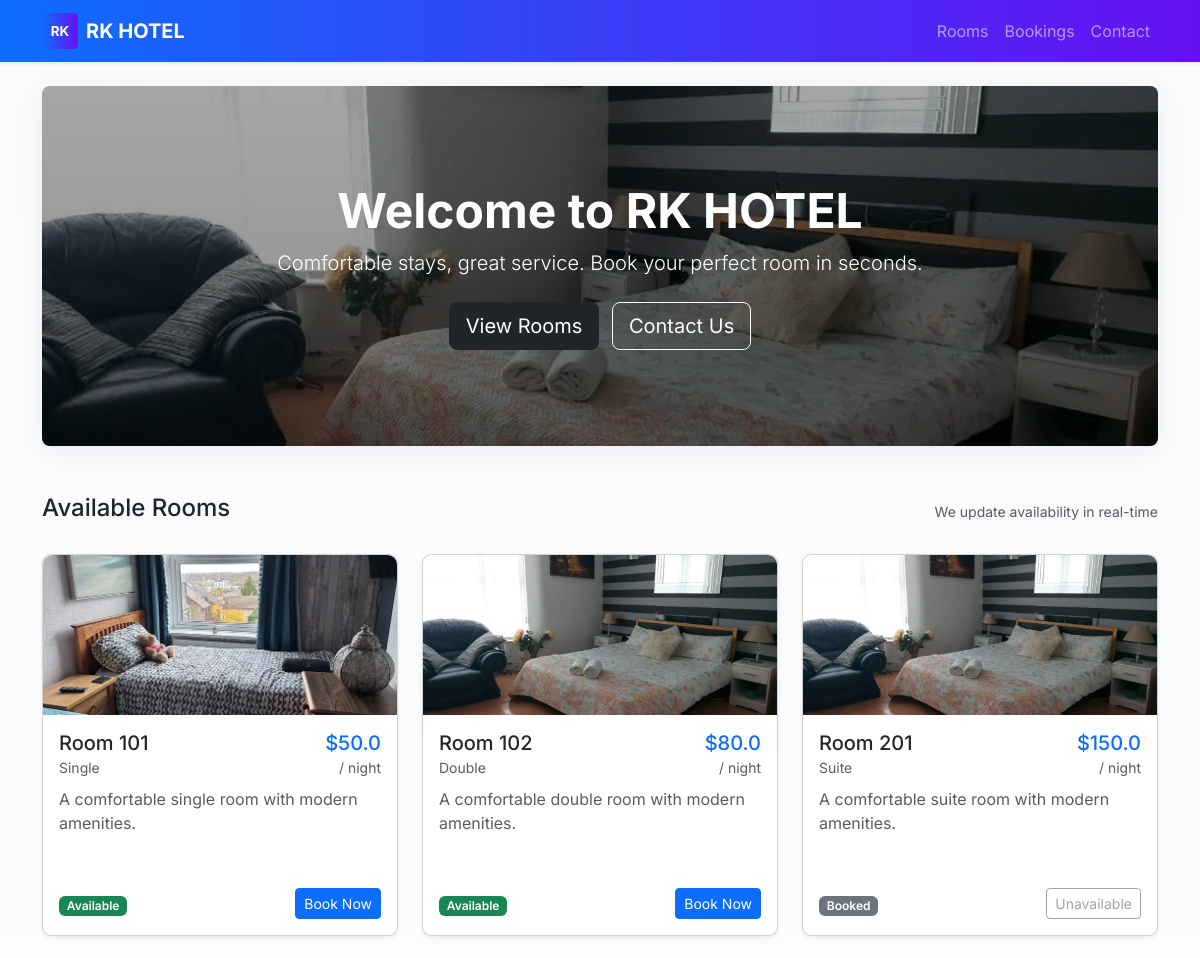
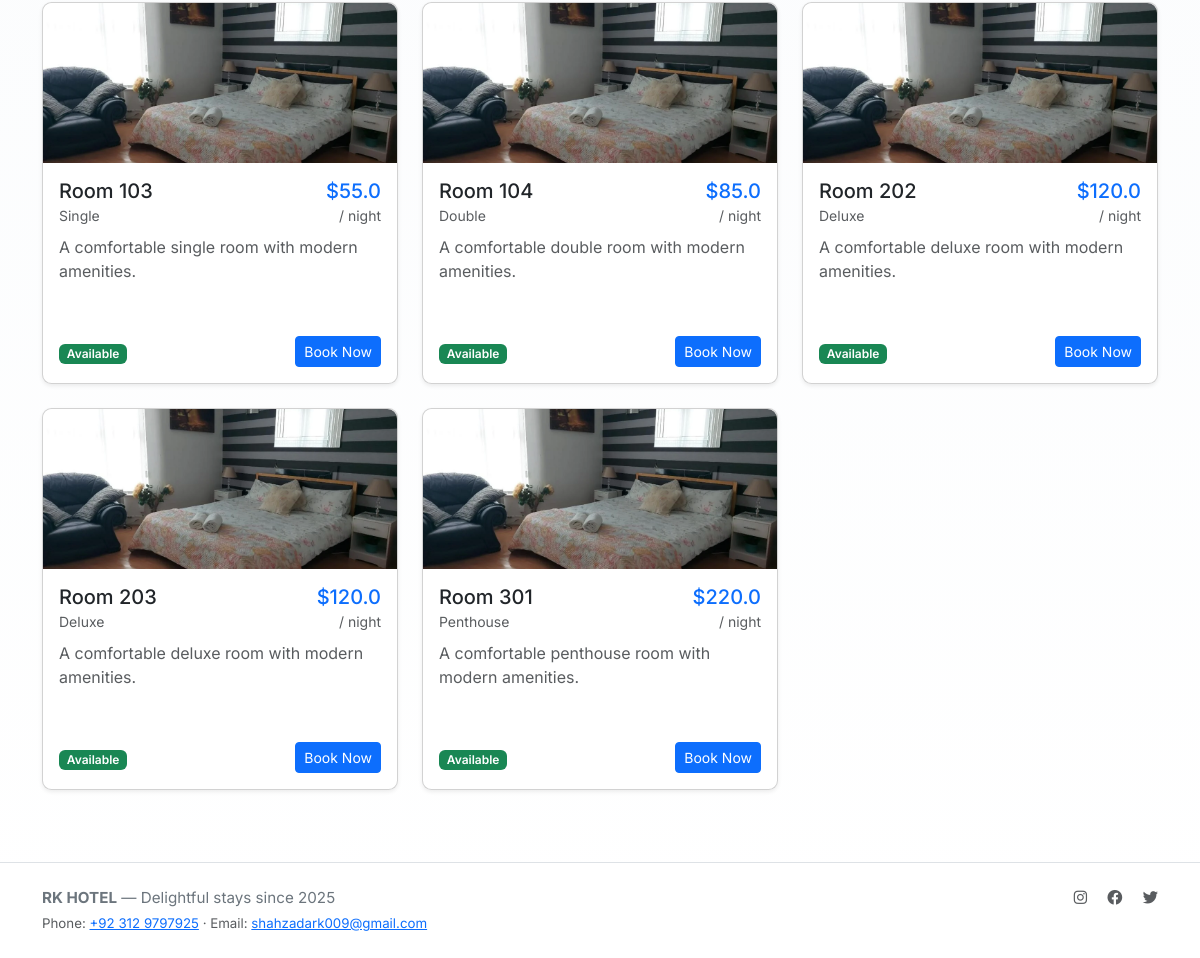
The page / on the database its author committed (2 pictures, top to bottom).
### tables this page shows
CREATE TABLE rooms (
        id INTEGER PRIMARY KEY AUTOINCREMENT,
        number TEXT UNIQUE,
        type TEXT,
        price REAL,
        available INTEGER DEFAULT 1
    );

### app.py (the view)
@app.route('/')
def index():
    db = get_db()
    cur = db.execute('SELECT * FROM rooms')
    rooms = cur.fetchall()
    return render_template('index.html', rooms=rooms)

### models.py (called while the page is built)
def connect_db(path):
    conn = sqlite3.connect(path)
    conn.row_factory = sqlite3.Row
    return conn

def get_db():
    if 'db' not in g:
        db_path = current_app.config.get('DATABASE', os.path.join(os.path.dirname(__file__), 'hotel.db'))
        g.db = connect_db(db_path)
    return g.db

### templates/index.html
{% extends 'layout.html' %}
{% block content %}
  <section class="hero py-5 text-center text-white">
    <div class="container py-5">
      <h1 class="display-5 fw-bold">Welcome to RK HOTEL</h1>
      <p class="lead">Comfortable stays, great service. Book your perfect room in seconds.</p>
      <div class="mt-4">
        <a href="#rooms-list" class="btn btn-dark btn-lg me-2">View Rooms</a>
        <a href="#contact" class="btn btn-outline-light btn-lg">Contact Us</a>
      </div>
    </div>
  </section>
  <section id="rooms-list" class="py-5">
    <div class="d-flex justify-content-between align-items-center mb-4">
      <h2 class="h4">Available Rooms</h2>
      <div class="text-muted small">We update availability in real-time</div>
    </div>
    <div class="row g-4">
      {% for room in rooms %}
        <div class="col-sm-6 col-lg-4">
    <div class="card h-100 shadow-sm room-card">
      <img src="/static/images/room-{{ room['number'] }}.webp" alt="Room {{ room['number'] }}" class="card-img-top room-image">
        <div class="card-body d-flex flex-column pt-3">
              <div class="d-flex justify-content-between align-items-start mb-2">
                <div>
                  <h5 class="card-title mb-0">Room {{ room['number'] }}</h5>
                  <small class="text-muted">{{ room['type'] }}</small>
                </div>
                <div class="text-end">
                  <div class="h5 mb-0 text-primary">${{ room['price'] }}</div>
                  <small class="text-muted">/ night</small>
                </div>
              </div>
              <p class="card-text text-muted mb-4">A comfortable {{ room['type'] | lower }} room with modern amenities.</p>
              <div class="mt-auto d-flex justify-content-between align-items-center">
                <div>
                  {% if room['available'] %}
                    <span class="badge bg-success">Available</span>
                  {% else %}
                    <span class="badge bg-secondary">Booked</span>
                  {% endif %}
                </div>
                {% if room['available'] %}
                  <button class="btn btn-primary btn-sm book-btn" data-room-id="{{ room['id'] }}" data-room-number="{{ room['number'] }}">Book Now</button>
                {% else %}
                  <button class="btn btn-outline-secondary btn-sm" disabled>Unavailable</button>
                {% endif %}
              </div>
            </div>
          </div>
        </div>
      {% endfor %}
    </div>
  </section>
{% endblock %}

### templates/layout.html (shortened to what this page needs)
<!doctype html>
<html lang="en">
  <head>
    <link href="https://cdn.jsdelivr.net/npm/bootstrap@5.3.0/dist/css/bootstrap.min.css" rel="stylesheet">
    <link rel="stylesheet" href="https://cdnjs.cloudflare.com/ajax/libs/font-awesome/6.4.0/css/all.min.css">
    <link rel="stylesheet" href="/static/style.css">
  </head>
  <body class="bg-light">
    <nav class="navbar navbar-expand-lg navbar-dark shadow-sm" style="background: linear-gradient(90deg,#0d6efd,#6610f2);">
      <div class="container">
        <a class="navbar-brand d-flex align-items-center" href="/">
          <img src="/static/images/logo.svg" alt="RK HOTEL" class="site-logo me-2">
          <span class="fw-bold">RK HOTEL</span>
        </a>
        <div class="collapse navbar-collapse" id="navMenu">
          <ul class="navbar-nav ms-auto mb-2 mb-lg-0">
            <li class="nav-item"><a class="nav-link" href="/rooms">Rooms</a></li>
            <li class="nav-item"><a class="nav-link" href="/bookings">Bookings</a></li>
            <li class="nav-item"><a class="nav-link" href="#contact">Contact</a></li>
          </ul>
        </div>
      </div>
    </nav>
    <main class="py-4">
      <div class="container">
        {% block content %}{% endblock %}
      </div>
    </main>
    <footer class="footer py-4 mt-auto bg-white border-top">
      <div class="container d-flex justify-content-between">
        <div>
          <strong>RK HOTEL</strong> — Delightful stays since 2025
          <div class="small text-muted mt-1">Phone: <a href="tel:+923129797925">+92 312 9797925</a> · Email: <a href="mailto:shahzadark009@gmail.com">shahzadark009@gmail.com</a></div>
        </div>
        <div>
          <a href="#" class="text-muted me-3"><i class="fa-brands fa-instagram"></i></a>
          <a href="#" class="text-muted me-3"><i class="fa-brands fa-facebook"></i></a>
          <a href="#" class="text-muted"><i class="fa-brands fa-twitter"></i></a>
        </div>
      </div>
    </footer>
    <div class="position-fixed top-0 end-0 p-3" style="z-index: 1200">
    </div>
  </body>
</html>

### static/style.css (style rules this page uses)
:root { --brand-1: #0d6efd; --brand-2: #6610f2; --muted: #6c757d; --radius: .6rem; }
body { font-family: 'Inter', system-ui, -apple-system, 'Segoe UI', Roboto, 'Helvetica Neue', Arial; background: linear-gradient(180deg,#f8fafc 0%, #ffffff 100%); color: #212529; }
.hero { box-shadow: 0 6px 30px rgba(20,20,50,0.06); }
.hero { position:relative; background-image: url('/static/images/room-102.webp'); background-size: cover; background-position: center center; color: #fff; border-radius: .5rem; }
.hero::before { content: ''; position: absolute; inset: 0; background: linear-gradient(180deg, rgba(0,0,0,0.35) 0%, rgba(0,0,0,0.45) 100%); border-radius: .5rem; z-index: 0; }
.hero > .container { position: relative; z-index: 1; }
.room-card { border-radius: var(--radius); transition: transform .18s ease, box-shadow .18s ease; }
.card .card-body { min-height: 220px; }
.room-image { width:100%; height:160px; object-fit:cover; border-top-left-radius: var(--radius); border-top-right-radius: var(--radius); display:block; }
.site-logo { height:36px; width:36px; display:inline-block; }
.footer { color: var(--muted); font-size: .95rem; }
.badge { font-weight:600; }
.position-fixed.top-0.end-0.p-3 { padding-top: 1.5rem; }

### rows shown on the page
rooms: shows a picture, number "101", type "Single", price "50.0", type "single", available "Available"
rooms: number "102", type "Double", price "80.0", type "double", available "Available"
rooms: number "201", type "Suite", price "150.0", type "suite", available "Booked"
rooms: number "103", type "Single", price "55.0", type "single", available "Available"
rooms: number "104", type "Double", price "85.0", type "double", available "Available"
rooms: number "202", type "Deluxe", price "120.0", type "deluxe", available "Available"
rooms: number "203", type "Deluxe", price "120.0", type "deluxe", available "Available"
rooms: number "301", type "Penthouse", price "220.0", type "penthouse", available "Available"
